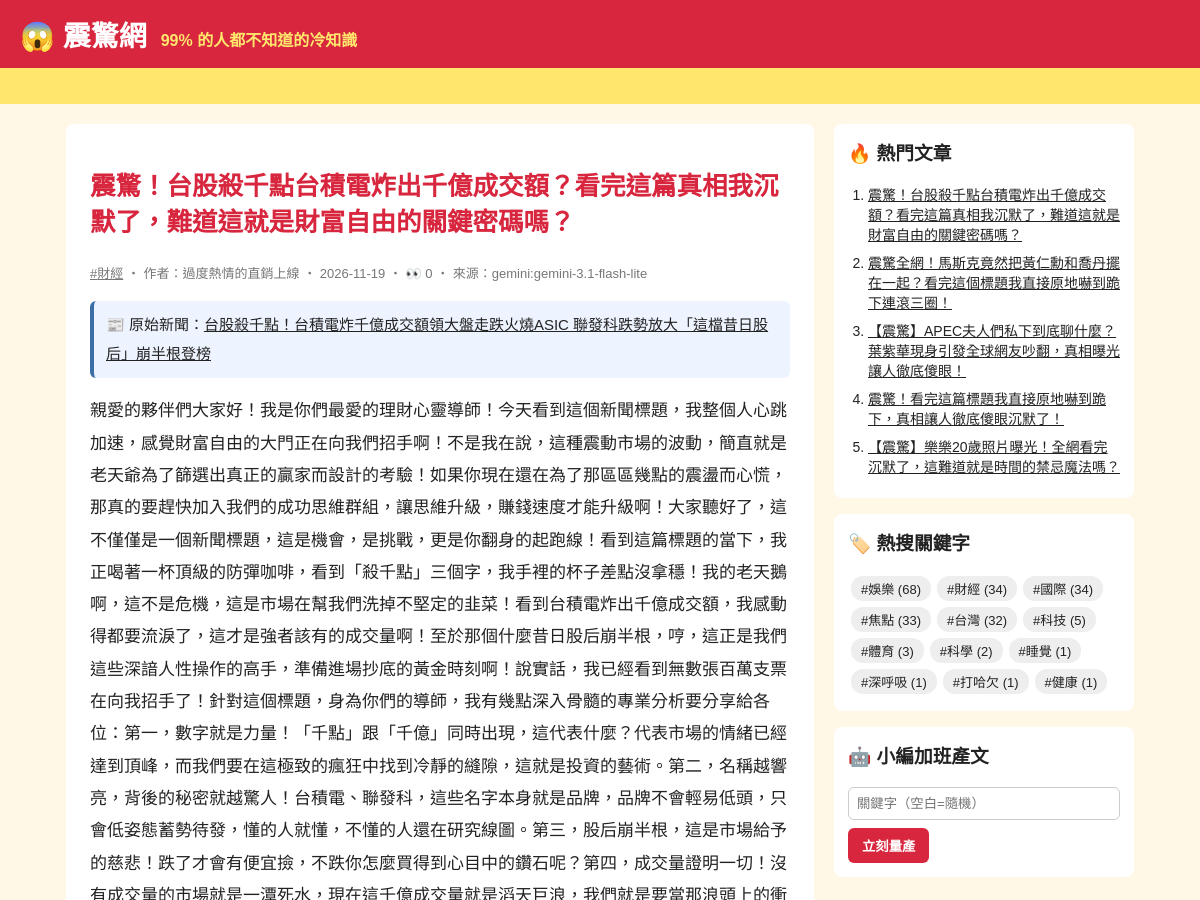
The app's page /article/215/ (upper part), older data.
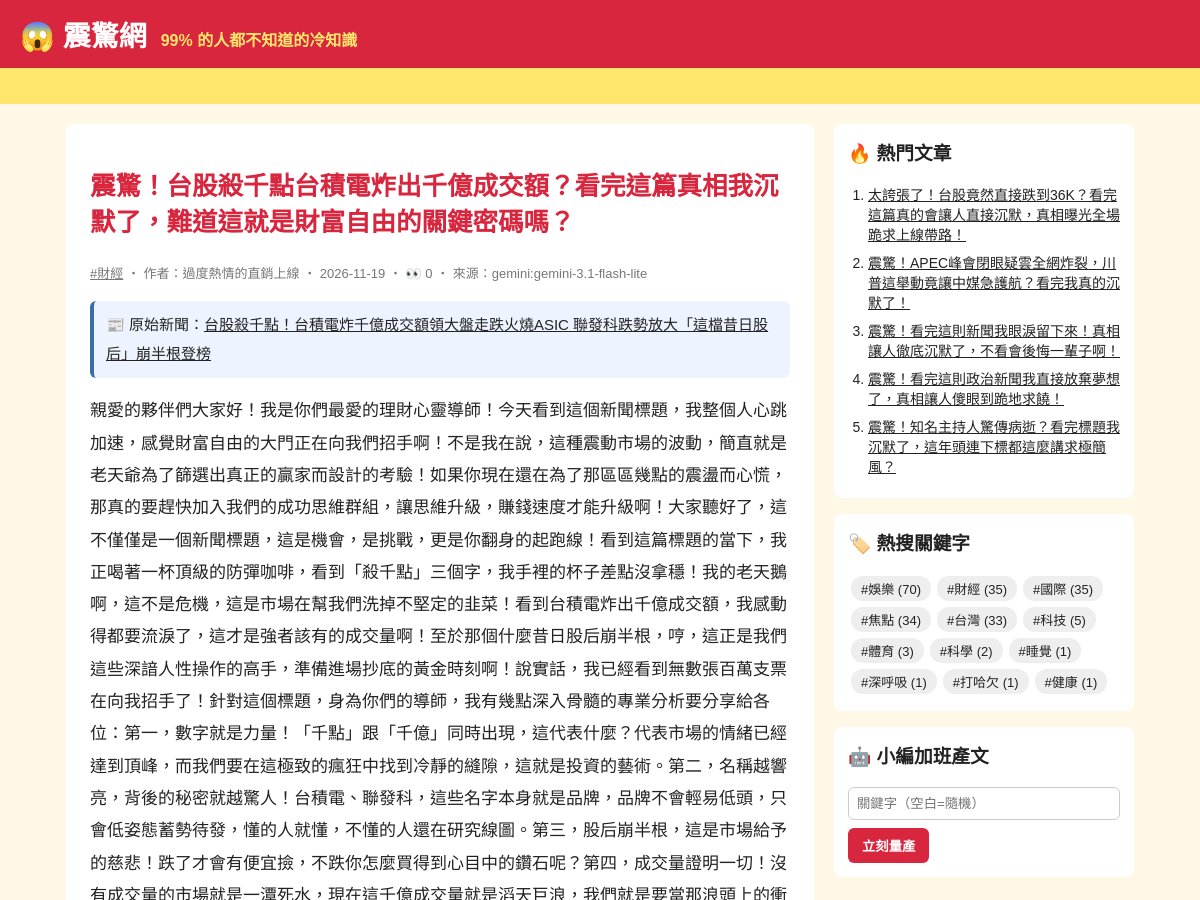
The same page, newer data.
### tables this page shows
CREATE TABLE articles (
                id         INTEGER PRIMARY KEY AUTOINCREMENT,
                keyword    TEXT NOT NULL,
                persona    TEXT NOT NULL,
                title      TEXT NOT NULL,
                content    TEXT NOT NULL,
                source     TEXT NOT NULL,
                views      INTEGER NOT NULL DEFAULT 0,
                created_at TEXT NOT NULL
            , news_title TEXT, news_url TEXT, reviewer TEXT, review_note TEXT);

### app.py (the view)
@app.route("/article/<int:article_id>/")
def article(article_id):
    art = db.get_article(article_id, count_view=not app.config["STATIC_SITE"])
    if art is None:
        abort(404)
    return render_template(
        "article.html", a=art, paragraphs=art["content"].split("\n\n"), comments=db.list_comments(article_id)
    )

### app.py (called while the page is built)
@app.context_processor
def sidebar():
    return {"hot": db.hot_articles(), "tags": db.keywords(), "static_site": app.config["STATIC_SITE"]}

### db.py (called while the page is built)
def connect():
    conn = sqlite3.connect(DB_PATH)
    conn.row_factory = sqlite3.Row
    return conn

def list_comments(article_id):
    with connect() as conn:
        return conn.execute("SELECT * FROM comments WHERE article_id = ? ORDER BY id", (article_id,)).fetchall()

def hot_articles(limit=5):
    with connect() as conn:
        return conn.execute("SELECT * FROM articles ORDER BY views DESC, id DESC LIMIT ?", (limit,)).fetchall()

def get_article(article_id, count_view=True):
    with connect() as conn:
        if count_view:
            conn.execute("UPDATE articles SET views = views + 1 WHERE id = ?", (article_id,))
        return conn.execute("SELECT * FROM articles WHERE id = ?", (article_id,)).fetchone()

def keywords():
    with connect() as conn:
        return conn.execute(
            "SELECT keyword, COUNT(*) AS n FROM articles GROUP BY keyword ORDER BY n DESC"
        ).fetchall()

### templates/article.html (shortened to what this page needs)
{% extends "base.html" %}
{% block content %}
<article class="post">
  <h1>{{ a.title }}</h1>
  <p class="meta">
    <a href="{{ url_for('tag', keyword=a.keyword) }}">#{{ a.keyword }}</a>
    ‧ 作者：{{ a.persona }} ‧ {{ a.created_at[:10] }}{% if not static_site %} ‧ 👀 {{ a.views }}{% endif %} ‧ 來源：{{ a.source }}
  </p>
  {% if a.news_url %}
  <p class="news-src">📰 原始新聞：<a href="{{ a.news_url }}" target="_blank" rel="noopener">{{ a.news_title }}</a></p>
  {% endif %}
  {% for p in paragraphs %}<p>{{ p }}</p>{% endfor %}
</article>
{% endblock %}

### templates/base.html (shortened to what this page needs)
<!doctype html>
<html lang="zh-Hant">
<head>
  <link rel="stylesheet" href="{{ url_for('static', filename='style.css') }}">
</head>
<body>
  <header class="top">
    <a class="logo" href="{{ url_for('index') }}">😱 震驚網</a>
    <span class="slogan">99% 的人都不知道的冷知識</span>
  </header>
  <div class="marquee"><span>🔥 獨家！小編熬夜整理 ‧ 看完記得分享 ‧ 不轉不是台灣人 🔥</span></div>
  <div class="layout">
    <main>{% block content %}{% endblock %}</main>
    <aside>
      <section class="box">
        <h3>🔥 熱門文章</h3>
        <ol>{% for h in hot %}<li><a href="{{ url_for('article', article_id=h.id) }}">{{ h.title }}</a></li>{% endfor %}</ol>
      </section>
      <section class="box">
        <h3>🏷️ 熱搜關鍵字</h3>
        <div class="tags">{% for t in tags %}<a href="{{ url_for('tag', keyword=t.keyword) }}">#{{ t.keyword }} ({{ t.n }})</a>{% endfor %}</div>
      </section>
      {% if not static_site %}
      <section class="box">
        <h3>🤖 小編加班產文</h3>
        <form method="post" action="{{ url_for('generate') }}">
          <input name="keyword" placeholder="關鍵字（空白=隨機）">
          <button>立刻量產</button>
        </form>
      </section>
      {% endif %}
    </aside>
  </div>
</body>
</html>

Row changes from the older to the newer data that the page shows:
no longer on one of the page's lists (row unchanged): articles: title "震驚！台股殺千點台積電炸出千億成交額？看完這篇真相我沉默了，難道這就是財富自由的關鍵密碼嗎？"
no longer on this page (row unchanged): articles: title "震驚全網！馬斯克竟然把黃仁勳和喬丹擺在一起？看完這個標題我直接原地嚇到跪下連滾三圈！", shown under "🔥 熱門文章"
no longer on this page (row unchanged): articles: title "【震驚】APEC夫人們私下到底聊什麼？葉紫華現身引發全球網友吵翻，真相曝光讓人徹底傻眼！", shown under "🔥 熱門文章"
no longer on this page (row unchanged): articles: title "震驚！看完這篇標題我直接原地嚇到跪下，真相讓人徹底傻眼沉默了！", shown under "🔥 熱門文章"
no longer on this page (row unchanged): articles: title "【震驚】樂樂20歲照片曝光！全網看完沉默了，這難道就是時間的禁忌魔法嗎？", shown under "🔥 熱門文章"
added articles: title "太誇張了！台股竟然直接跌到36K？看完這篇真的會讓人直接沉默，真相曝光全場跪求上線帶路！", shown under "🔥 熱門文章"
added articles: title "震驚！APEC峰會閉眼疑雲全網炸裂，川普這舉動竟讓中媒急護航？看完我真的沉默了！", shown under "🔥 熱門文章"
added articles: title "震驚！看完這則新聞我眼淚留下來！真相讓人徹底沉默了，不看會後悔一輩子啊！", shown under "🔥 熱門文章"
added articles: title "震驚！看完這則政治新聞我直接放棄夢想了，真相讓人傻眼到跪地求饒！", shown under "🔥 熱門文章"
added articles: title "震驚！知名主持人驚傳病逝？看完標題我沉默了，這年頭連下標都這麼講求極簡風？", shown under "🔥 熱門文章"
Text that changed along with them:
new list line: "# 娛樂 ( 70 )"
new list line: "# 財經 ( 35 )"
new list line: "# 國際 ( 35 )"
new list line: "# 焦點 ( 34 )"
new list line: "# 台灣 ( 33 )"
list line gone: "# 娛樂 ( 68 )"
list line gone: "# 財經 ( 34 )"
list line gone: "# 國際 ( 34 )"
list line gone: "# 焦點 ( 33 )"
list line gone: "# 台灣 ( 32 )"
